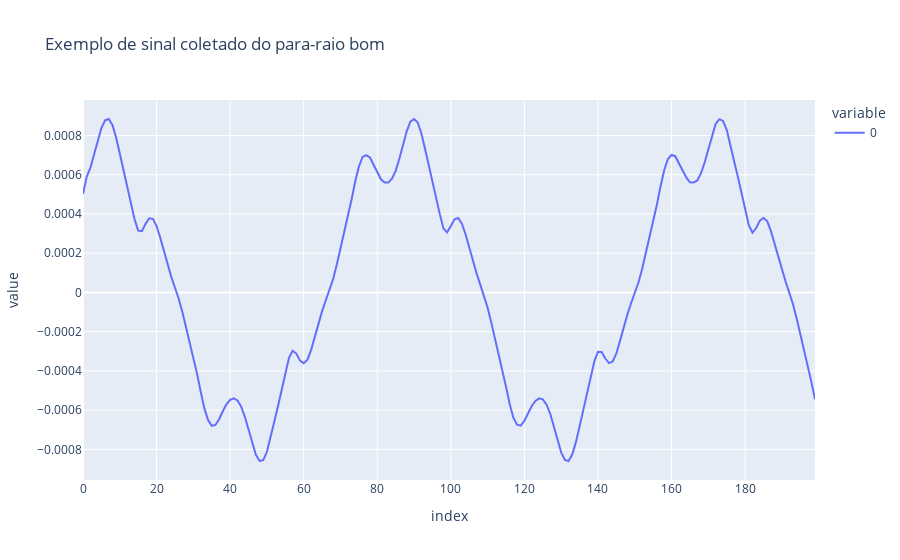

Notebook code cell kept with this figure:
### Code cell
fig = go.Figure()
   
fig = px.line(clean_bom.iloc[0],title='Exemplo de sinal coletado do para-raio bom')

fig.show()

### Figure 1 — Plotly figure (JSON) as saved in the notebook; plotly's stock layout.template omitted (floating-point values rounded to 4 significant figures; data arrays with more than 128 entries replaced by an {"elided": "..."} marker saying what was removed)
{"data": [{"hovertemplate": "variable=0<br>index=%{x}<br>value=%{y}<extra></extra>", "legendgroup": "0", "line": {"color": "#636efa", "dash": "solid"}, "marker": {"symbol": "circle"}, "mode": "lines", "name": "0", "orientation": "v", "showlegend": true, "type": "scatter", "x": {"elided": "200 int values"}, "xaxis": "x", "y": {"elided": "200 float values"}, "yaxis": "y"}], "layout": {"legend": {"title": {"text": "variable"}, "tracegroupgap": 0}, "title": {"text": "Exemplo de sinal coletado do para-raio bom"}, "xaxis": {"anchor": "y", "domain": [0, 1], "title": {"text": "index"}}, "yaxis": {"anchor": "x", "domain": [0, 1], "title": {"text": "value"}}}}
